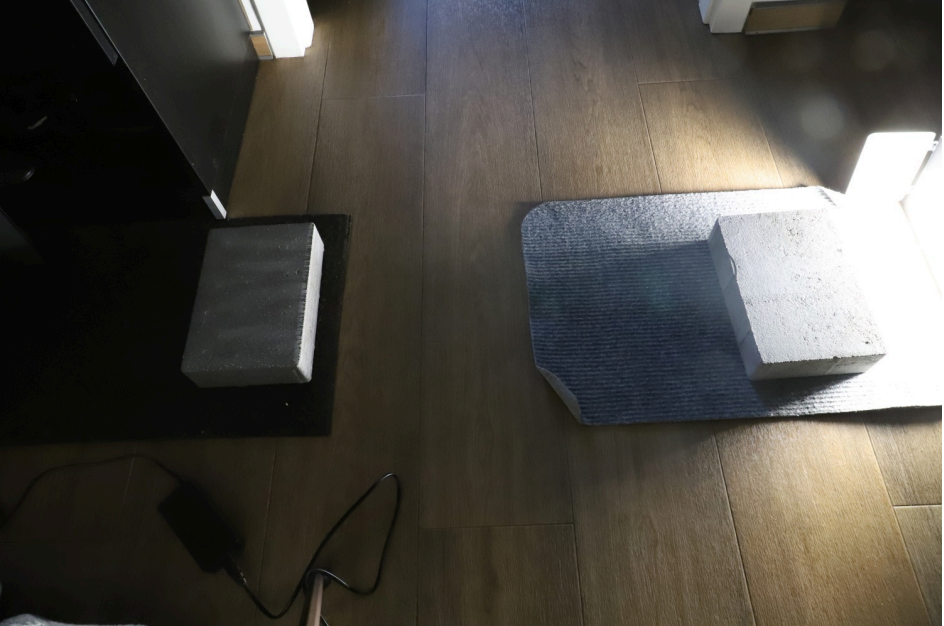
#> input picture example.png, 944 x 626 px
$ python 'zadanie 1.py'
#> lines starting #> are read from the running program, lines starting #| are printed output that depends on the picture; after the words box and inside, x2 and y2 are one past the last pixel; in counts of white or black regions, pixels touching at a corner belong together
import cv2
# load the image and display it
image = cv2.imread("example.png")
#> image is the input picture: shape (626, 944, 3); mean B, G, R 68.5, 75.1, 78.5
cv2.imshow("Image", image)
gray = cv2.cvtColor(image, cv2.COLOR_BGR2GRAY)
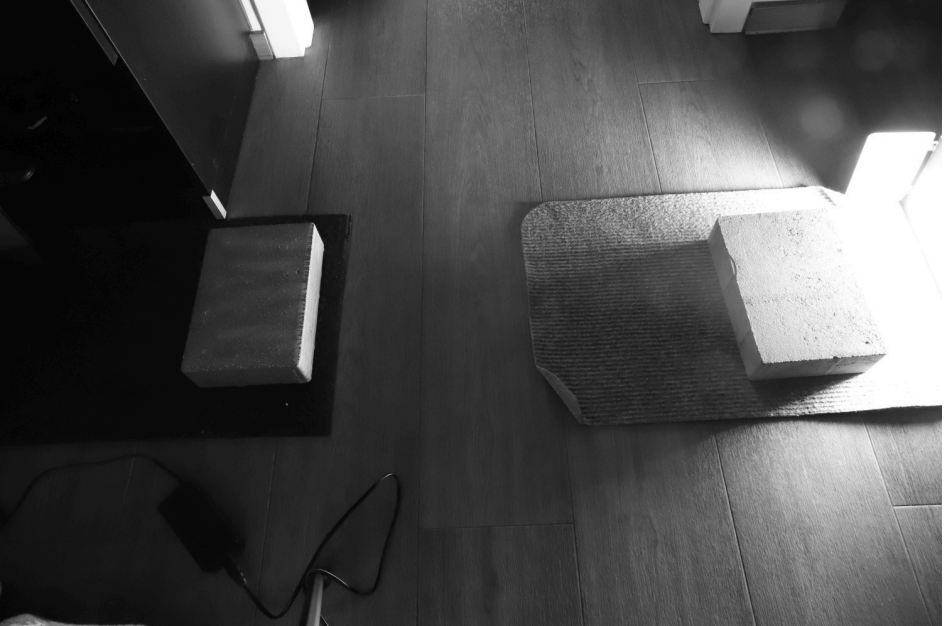
#> gray: shape (626, 944); min 0, max 255, mean 75.4
blurred = cv2.GaussianBlur(gray, (7, 7), 0)
_,thresh_SIMPLE = cv2.threshold(blurred, 100, 255, cv2.THRESH_BINARY)
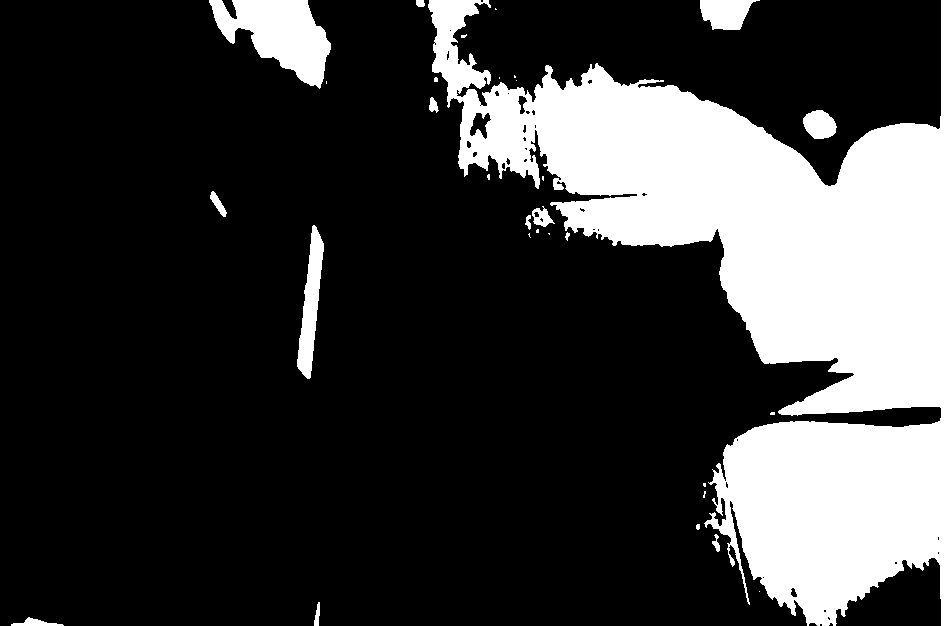
#> thresh_SIMPLE: shape (626, 944); 23.2% white; 31 white regions (16 under 20 px), largest, box (x1, y1, x2, y2) and area: (428, 0, 944, 626) 126236, (209, 0, 331, 89) 5921, (297, 225, 324, 379) 2027
_,thresh_OTSU = cv2.threshold(blurred, 0, 255, cv2.THRESH_OTSU)
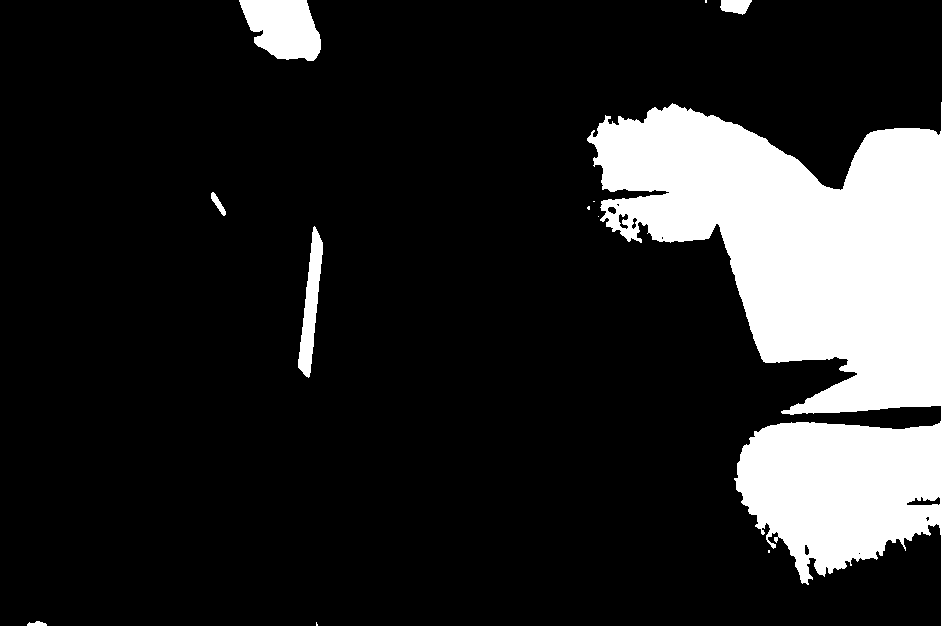
#> thresh_OTSU: shape (626, 944); 16.4% white; 12 white regions (6 under 20 px), largest, box (x1, y1, x2, y2) and area: (587, 0, 944, 626) 90707, (239, 0, 321, 61) 3687, (298, 226, 323, 378) 1763, (720, 0, 752, 15) 355, (211, 192, 226, 216) 136, (27, 621, 47, 626) 71
thresh_MEAN = cv2.adaptiveThreshold(blurred, 255, cv2.ADAPTIVE_THRESH_MEAN_C, cv2.THRESH_BINARY_INV, 21, 10)
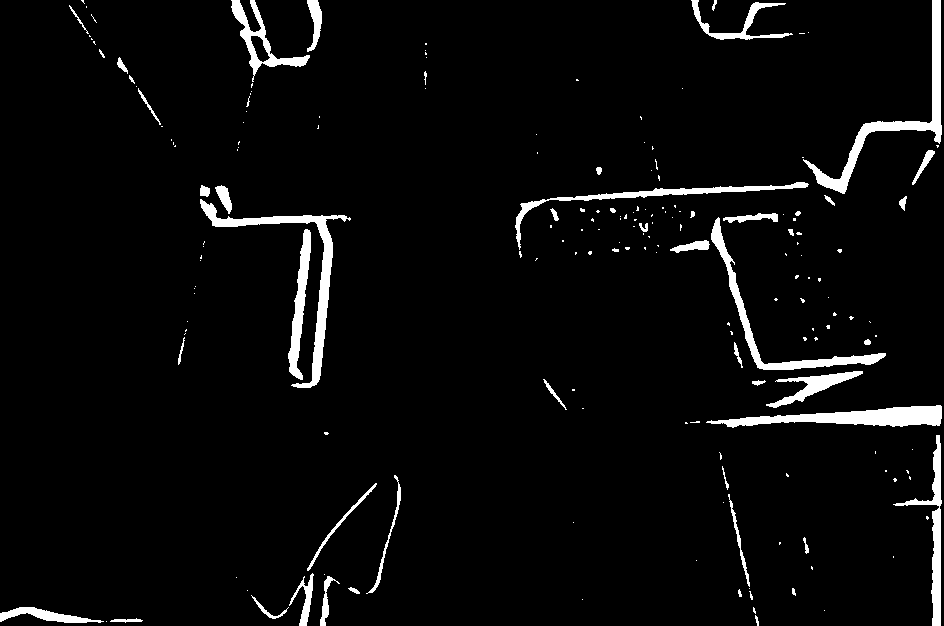
#> thresh_MEAN: shape (626, 944); 4.1% white; 189 white regions (137 under 20 px), largest, box (x1, y1, x2, y2) and area: (803, 0, 942, 194) 2838, (200, 199, 351, 388) 2764, (706, 405, 942, 428) 2701
thresh_GAUSS = cv2.adaptiveThreshold(blurred, 255, cv2.ADAPTIVE_THRESH_GAUSSIAN_C, cv2.THRESH_BINARY_INV, 21, 10)
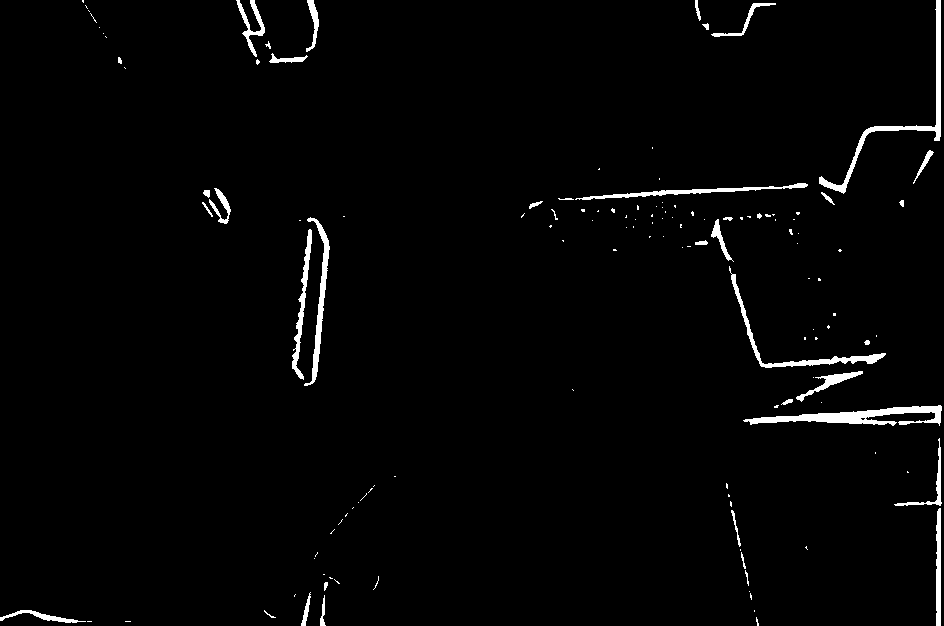
#> thresh_GAUSS: shape (626, 944); 2% white; 135 white regions (95 under 20 px), largest, box (x1, y1, x2, y2) and area: (743, 405, 942, 426) 1746, (819, 0, 941, 194) 1486, (729, 266, 886, 368) 1044
cv2.imshow("Mean Adaptive Thresholding", thresh_MEAN)
cv2.imshow("GAUSSIAN Adaptive Thresholding", thresh_GAUSS)
cv2.imshow("SIMPLE Thresholding", thresh_SIMPLE)
cv2.imshow("OTSU Thresholding", thresh_OTSU)
cv2.waitKey(0)
